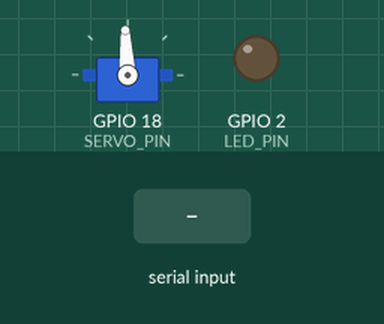
This program was run on a simulated ESP32-S3. Parts: servo, output pins drawn as LEDs (lit = HIGH). Dashed ring = blinking. The inputs (shaded band) are chosen by the test bench. The camera gives no picture; servo pulses on a pin are drawn as a servo (544–2400 µs = 0–180°); what the program prints to the serial monitor is not drawn.

Above: at 2.5 s.
2.6 s: "S 1\n" received over Serial
At 2.7 s:
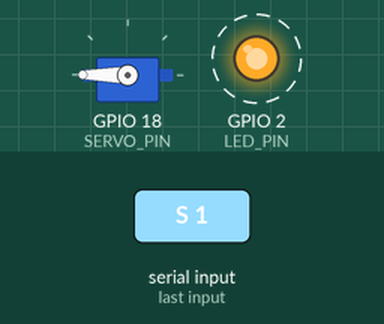
At 4.8 s:
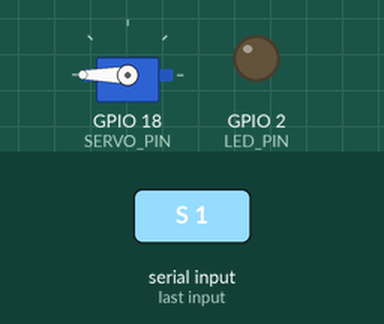
5.6 s: "S 0\n" received over Serial
At 6.2 s:
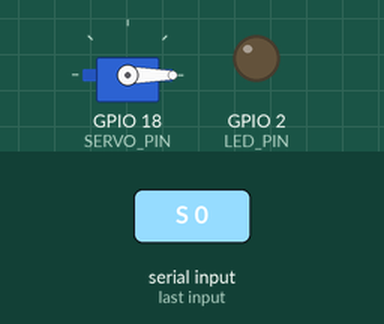
Timing chart, 0 to 9.0 s (numbered marks = the images above; inputs shaded):
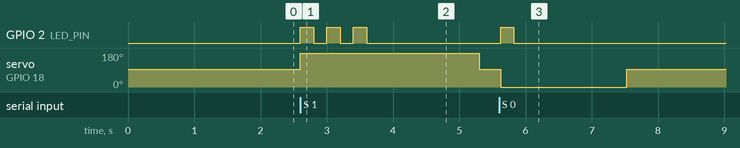

Measured:
- after the input at 2.6 s, GPIO 2 (LED_PIN): alternates HIGH for 0.20 s and LOW for 0.20 s, 6 changes in all, then stays LOW, starting at once; servo on GPIO 18 (SERVO_PIN): 93° → 180° at once, → 93° 2.7 s later
- after the input at 5.6 s, GPIO 2 (LED_PIN): LOW → HIGH at once, → LOW 0.20 s later; servo on GPIO 18 (SERVO_PIN): 93° → 0° at once, → 93° 1.9 s later

The program:

main.cpp
```cpp
#include <Arduino.h>
#include <esp_camera.h>

// Constanta pin servo
constexpr int SERVO_PIN = 18;
constexpr int PWM_CHANNEL = 0;     // PWM Channel 0
constexpr int PWM_FREQ = 50;       // Frekuensi PWM 50Hz
constexpr int PWM_RESOLUTION = 16; // PWM Resolution 16 bit

// Range PWM based on microsecond (µs) from 500µs to 2500µs
constexpr int PWM_MIN = 1638;    // 500µs → 0°
constexpr int PWM_CENTER = 4915; // 1500µs → 90°
constexpr int PWM_MAX = 8192;    // 2500µs → 180°

// Constanta pin LED
constexpr int LED_PIN = 2;

// Konfigurasi pin OV2640 untuk ESP32-S3 WROOM
static camera_config_t camera_config = {
    .pin_pwdn = -1,
    .pin_reset = -1,
    .pin_xclk = 15,
    .pin_sccb_sda = 4,
    .pin_sccb_scl = 5,

    .pin_d7 = 16,
    .pin_d6 = 17,
    .pin_d5 = 18,
    .pin_d4 = 12,
    .pin_d3 = 10,
    .pin_d2 = 8,
    .pin_d1 = 9,
    .pin_d0 = 11,

    .pin_vsync = 6,
    .pin_href = 7,
    .pin_pclk = 13,

    .xclk_freq_hz = 10000000,
    .ledc_timer = LEDC_TIMER_0,
    .ledc_channel = LEDC_CHANNEL_0,

    .pixel_format = PIXFORMAT_JPEG,
    .frame_size = FRAMESIZE_UXGA,
    .jpeg_quality = 12,
    .fb_count = 1};

// Set LED blink
void blinkLED(int times)
{
  for (int i = 0; i < times; i++)
  {
    digitalWrite(LED_PIN, HIGH);
    delay(200);
    digitalWrite(LED_PIN, LOW);
    delay(200);
  }
}

// Set servo angle
void moveServo(int angle, int blinkTimes)
{
  ledcWrite(PWM_CHANNEL, angle);
  Serial.printf("Servo moved to %d°\n", angle);
  blinkLED(blinkTimes);
  delay(1500); // Wait for 1.5 seconds
  ledcWrite(PWM_CHANNEL, PWM_CENTER);
}

// Listen for serial command
void readSerial()
{
  if (Serial.available() > 0)
  {
    String command = Serial.readStringUntil('\n');
    command.trim();

    // for recycle trash
    if (command == "S 1")
    {
      moveServo(PWM_MAX, 3); // 180°
    }
    // for unrecycle trash
    else if (command == "S 0")
    {
      moveServo(PWM_MIN, 1); // 0°
    }
    else
    {
      Serial.println("Invalid command! Use 'S 1' for RIGHT, 'S 0' for LEFT.");
    }
  }
}

void setup()
{
  Serial.begin(115200);
  delay(1000);

  // Inisialisasi kamera
  if (esp_camera_init(&camera_config) != ESP_OK)
  {
    Serial.println("Camera init failed!");
    while (true)
    {
      delay(1000);
    }
  }
  Serial.println("Inisialisasi koneksi kamera selesai.");

  // Setup PWM for servo
  ledcSetup(PWM_CHANNEL, PWM_FREQ, PWM_RESOLUTION);
  ledcAttachPin(SERVO_PIN, PWM_CHANNEL);

  // Set LED pin as output
  pinMode(LED_PIN, OUTPUT);

  ledcWrite(PWM_CHANNEL, PWM_CENTER);
  Serial.println("Servo Controller Initialized. Waiting for commands...");
}

void loop()
{
  readSerial();

  // Ambil satu frame dari kamera
  camera_fb_t *fb = esp_camera_fb_get();
  if (fb)
  {
    // Kirim panjang frame (4 byte little-endian)
    uint32_t len = fb->len;
    Serial.write(reinterpret_cast<uint8_t *>(&len), sizeof(len));
    // Kirim data JPEG
    Serial.write(fb->buf, fb->len);

    esp_camera_fb_return(fb);
    // (Opsional) log debug
    Serial.print("Sent frame, size=");
    Serial.println(len);
  }
  else
  {
    Serial.println("Failed to get frame.");
  }

  // Delay antar frame (atur sesuai kebutuhan, misal 100 ms untuk ~10 fps)
  delay(100);
}
```
